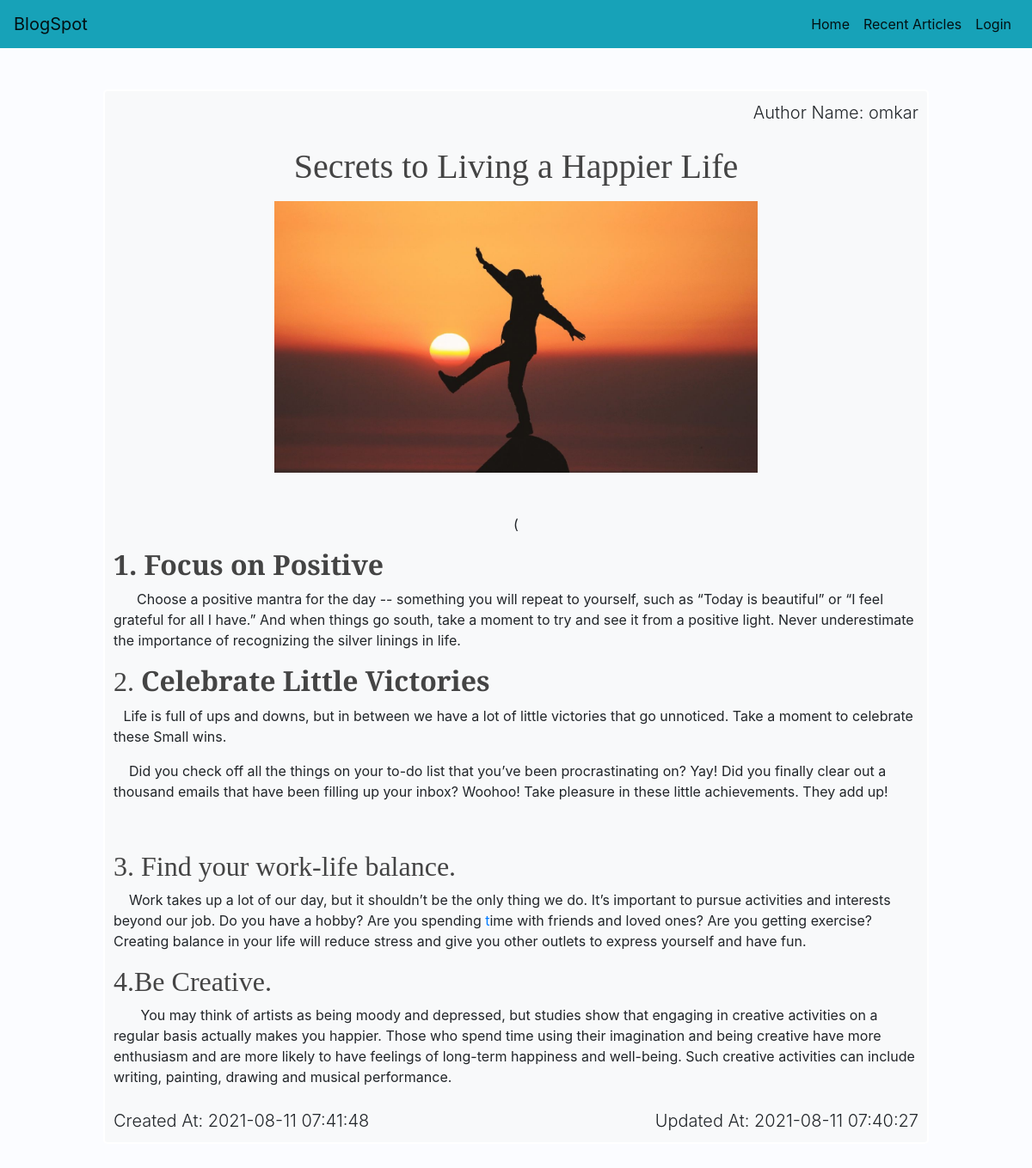
/show_post.php?id=10, run on the app's committed database.
### tables this page shows
CREATE TABLE `users` (
  `id` int(11) NOT NULL,
  `username` varchar(255) NOT NULL,
  `email` varchar(255) NOT NULL,
  `role` enum('Author','Admin') DEFAULT NULL,
  `password` varchar(255) NOT NULL,
  `created_at` timestamp NULL DEFAULT current_timestamp(),
  `updated_at` timestamp NULL DEFAULT NULL
);

CREATE TABLE `posts` (
  `id` int(11) NOT NULL,
  `user_id` int(11) DEFAULT NULL,
  `title` varchar(255) NOT NULL,
  `views` int(11) NOT NULL DEFAULT 0,
  `image` varchar(255) NOT NULL,
  `content` text NOT NULL,
  `created_at` timestamp NOT NULL DEFAULT current_timestamp() ON UPDATE current_timestamp(),
  `updated_at` timestamp NOT NULL DEFAULT '2021-08-08 05:50:25'
);

### includes/pub_functions.php (called while the page is built, shortened)
<?php
function getPost($id){
	global $conn;
	$id = $_GET['id'];
	$sql = "SELECT * FROM posts WHERE id='$id'";
	$result = mysqli_query($conn, $sql);
    $posts = mysqli_fetch_all($result,MYSQLI_ASSOC);
    return $posts;
}
function getName($u_id){
	global $conn;
	$sql = "SELECT username FROM users WHERE id=$u_id";
	$result = mysqli_query($conn, $sql);
	return $result;
}

### show_post.php (the view, shortened to what this page needs)
<?php require_once('config.php') ?>
<?php require_once( ROOT_PATH . '/includes/pub_functions.php') ?>
<?php require_once('includes/head_section.php') ?>
 <?php
	if (isset($_GET['id'])) {
		$post = getPost($_GET['id']);
	}
?>
</head>
<body style="background-color: #FBFCFF;">
<?php require_once('includes/navbar.php') ?>
<?php foreach ( $post as $post): ?>
	<div class="show-post container-fluid w-50 ml-auto mr-auto mt-5 bg-light " >
			<?php $u_id=$post['user_id'];
		$name=getName($u_id); ?>
	<?php
		while ($row = $name->fetch_assoc()) { ?>
  	     <p class="lead d-flex justify-content-end">Author Name: <?php echo $row['username']." " ?> </p> <?php
	} ?>
				<h1 class="text-center pt-2"><?php echo $post['title'] ?></h1>
				<div class="d-flex justify-content-center align-items-center">
				<img src="<?php echo BASE_URL . '/static/images/' . $post['image']; ?>" class="img-fluid pt-2" alt="image">
				</div>
                <p class=" text-center pt-5">(<?php  echo html_entity_decode($post['content'])?></p>
		<div class="d-flex justify-content-between pt-2"><span class="lead">Created At: <?php echo $post['created_at'] ?></span><span class="lead">Updated At: <?php echo $post['updated_at'] ?></span> </div>
				</div>
<?php endforeach ?>
</body>

### static/css/style.css (style rules this page uses)
html { height: 100%; box-sizing: border-box; }
body { position: relative; margin: 0; padding-bottom: 6rem; min-height: 100%; }
h1, h2, h3, h4, h5, h6 { color: #444; font-family: "Averia Serif Libre", cursive; }
a { text-decoration: none; }
.show-post { width: 80% !important; padding: 10px; min-height: 100vh; border: 2px solid white; border-radius: 5px; }
.show-post img { width: 60%; }

### data on the page
posts: title "Secrets to Living a Happier Life", image (picture), content "1. Focus on Positive Choose a positive mantra for the day -- something you will repeat to yourself, such as “Today is beautiful” or “I feel grateful for all I have.” And when things go south, take a moment to try and see it from a positive light. Never underestimate the importance of recognizing the silver linings in life. 2. Celebrate Little Victories Life is full of ups and downs, but in between we have a lot of little victories that go unnoticed. Take a moment to celebrate these Small wins. Did you check off all the things on your to-do list that you’ve been procrastinating on? Yay! Did you finally clear out a thousand emails that have been filling up your inbox? Woohoo! Take pleasure in…", created_at "2021-08-11 07:41:48", updated_at "2021-08-11 07:40:27"
users: username "omkar"
